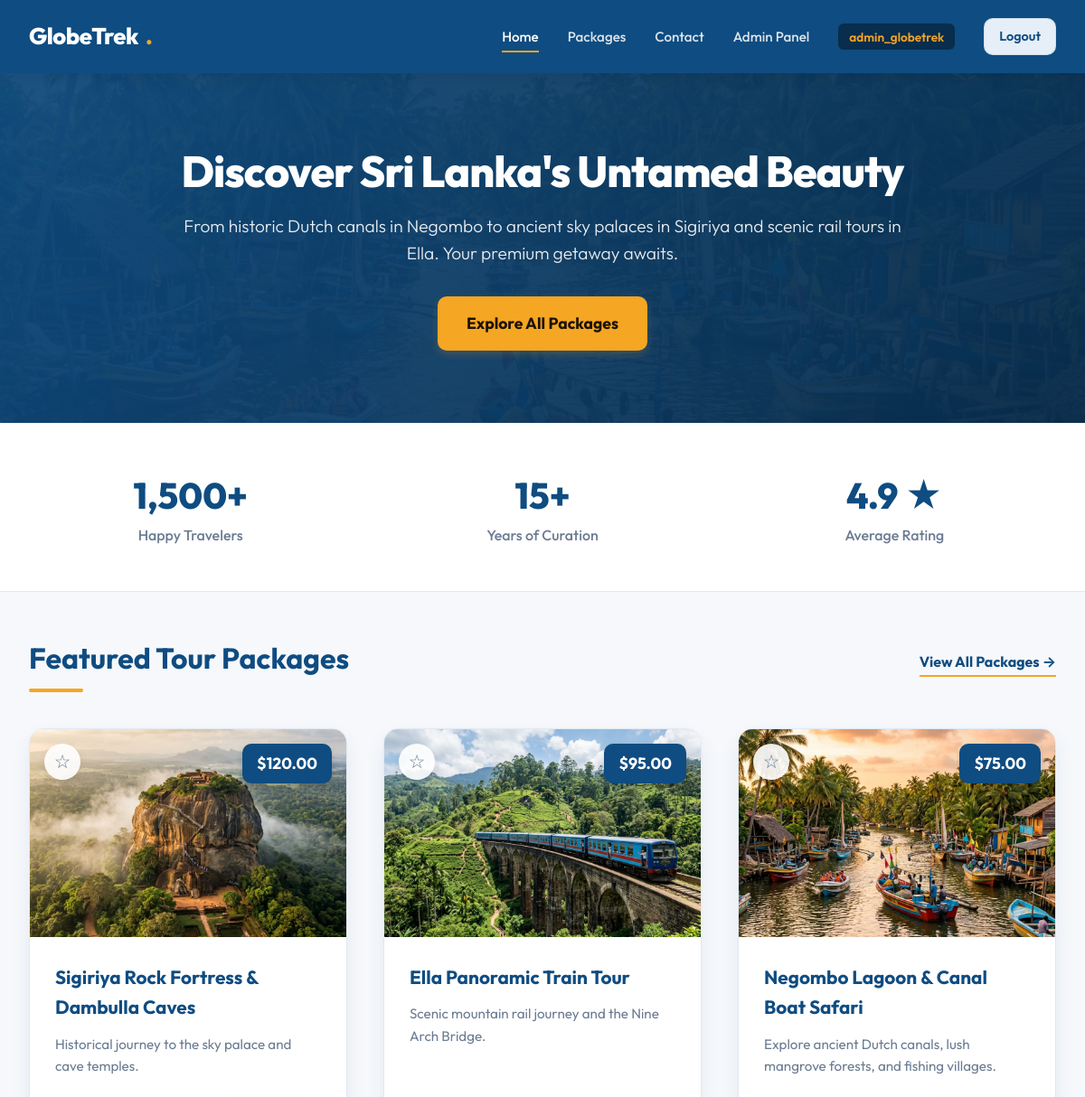
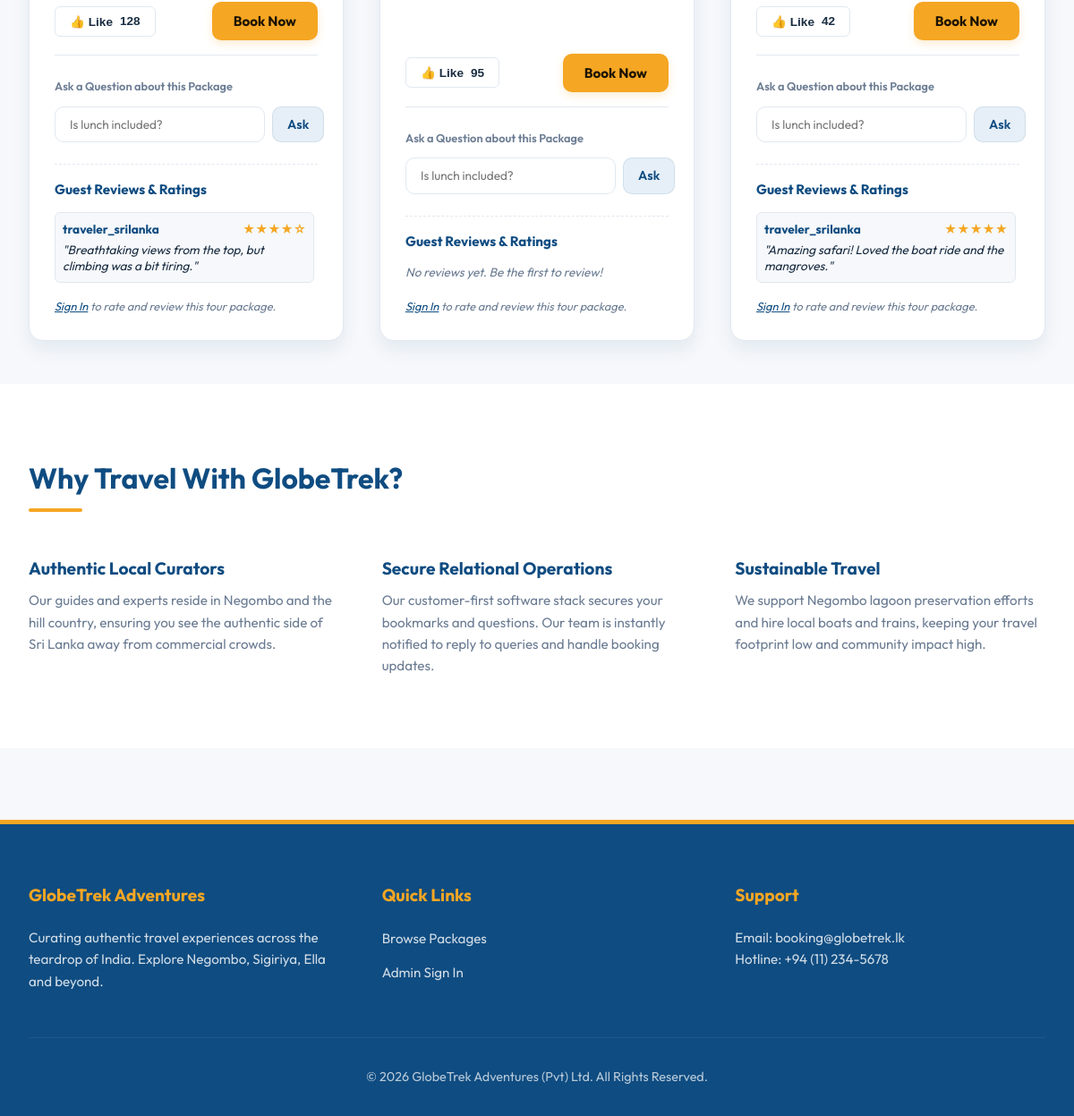
The page / (signed in) on the database its author committed (2 pictures, top to bottom).
### tables this page shows
CREATE TABLE packages (
    id INT AUTO_INCREMENT PRIMARY KEY,
    destination VARCHAR(150) NOT NULL,
    price DECIMAL(10, 2) NOT NULL,
    description TEXT NOT NULL,
    likes_count INT DEFAULT 0,
    image_url VARCHAR(255)
);

CREATE TABLE reviews (
    id INT AUTO_INCREMENT PRIMARY KEY,
    package_id INT NOT NULL,
    user_id INT NOT NULL,
    rating INT NOT NULL CHECK (rating >= 1 AND rating <= 5),
    comment_text TEXT NOT NULL,
    created_at TIMESTAMP DEFAULT CURRENT_TIMESTAMP,
    FOREIGN KEY (package_id) REFERENCES packages(id) ON DELETE CASCADE,
    FOREIGN KEY (user_id) REFERENCES users(id) ON DELETE CASCADE
);

CREATE TABLE users (
    id INT AUTO_INCREMENT PRIMARY KEY,
    role VARCHAR(50) NOT NULL CHECK (role IN ('customer', 'admin')),
    username VARCHAR(100) NOT NULL UNIQUE,
    password VARCHAR(255) NOT NULL
);

### index.php (the view, shortened to what this page needs)
<?php
require_once 'config/db.php';
try {
    $stmt = $pdo->query("SELECT * FROM packages ORDER BY likes_count DESC LIMIT 3");
    $packages = $stmt->fetchAll();
} catch (\PDOException $e) {
    die("Database query failed: " . $e->getMessage());
}
$saved_packages = [];
if (isset($_SESSION['user_id'])) {
    try {
        $stmt = $pdo->prepare("SELECT package_id FROM saved_packages WHERE user_id = ?");
        $stmt->execute([$_SESSION['user_id']]);
        $saved_packages = $stmt->fetchAll(PDO::FETCH_COLUMN);
    } catch (\PDOException $e) {
    }
}
?>
<!DOCTYPE html>
<html lang="en">
<head>
    <link rel="stylesheet" href="css/style.css">
</head>
<body>
    <header>
        <div class="nav-container">
            <a href="index.php" class="logo">GlobeTrek<span>.</span></a>
            <ul class="nav-menu">
                <li><a href="index.php" class="nav-link active">Home</a></li>
                <li><a href="packages.php" class="nav-link">Packages</a></li>
                <li><a href="contact.php" class="nav-link">Contact</a></li>
                <?php if (isset($_SESSION['role'])): ?>
                    <?php if ($_SESSION['role'] === 'customer'): ?>
                        <li><a href="dashboard.php" class="nav-link">My Dashboard</a></li>
                    <?php elseif ($_SESSION['role'] === 'admin'): ?>
                        <li><a href="admin.php" class="nav-link">Admin Panel</a></li>
                    <?php endif; ?>
                    <li><span class="user-tag"><?= htmlspecialchars($_SESSION['username']) ?></span></li>
                    <li><a href="logout.php" class="btn-secondary" style="padding: 0.5rem 1rem;">Logout</a></li>
                <?php else: ?>
                    <li><a href="login.php" class="btn-cta">Login</a></li>
                <?php endif; ?>
            </ul>
        </div>
    </header>
    <section class="hero">
        <div class="hero-content">
            <h1>Discover Sri Lanka's Untamed Beauty</h1>
            <p>From historic Dutch canals in Negombo to ancient sky palaces in Sigiriya and scenic rail tours in Ella. Your premium getaway awaits.</p>
            <a href="packages.php" class="btn-cta" style="font-size:1.1rem; padding: 1rem 2rem;">Explore All Packages</a>
        </div>
    </section>
    <section style="background-color: var(--white); border-bottom: 1px solid var(--border-color); padding: 3rem 2rem;">
        <div class="container" style="padding: 0; display: grid; grid-template-columns: repeat(auto-fit, minmax(200px, 1fr)); gap: 2rem; text-align: center;">
            <div>
                <h3 style="font-size: 2.5rem; color: var(--primary-color); font-weight: 800;">1,500+</h3>
                <p style="color: var(--text-muted); font-weight: 500;">Happy Travelers</p>
            </div>
            <div>
                <h3 style="font-size: 2.5rem; color: var(--primary-color); font-weight: 800;">15+</h3>
                <p style="color: var(--text-muted); font-weight: 500;">Years of Curation</p>
            </div>
            <div>
                <h3 style="font-size: 2.5rem; color: var(--primary-color); font-weight: 800;">4.9 ★</h3>
                <p style="color: var(--text-muted); font-weight: 500;">Average Rating</p>
            </div>
        </div>
    </section>
    <main class="container">
        <div style="display:flex; justify-content:space-between; align-items:center; margin-bottom: 2.5rem;">
            <h2 class="section-title" style="margin-bottom:0;">Featured Tour Packages</h2>
            <a href="packages.php" style="color: var(--primary-color); font-weight:700; border-bottom: 2px solid var(--accent-color); padding-bottom: 2px;">View All Packages &rarr;</a>
        </div>
        <div class="package-grid">
            <?php foreach ($packages as $pkg): ?>
                <?php
                    $is_saved = in_array($pkg['id'], $saved_packages);
                ?>
                <div class="package-card">
                    <div class="package-image-container">
                        <img class="package-image" src="<?= htmlspecialchars($pkg['image_url']) ?>" alt="<?= htmlspecialchars($pkg['destination']) ?>">
                        <div class="package-price-tag">$<?= number_format($pkg['price'], 2) ?></div>
                        <div class="package-save-tag">
                            <form method="POST" action="api/toggle-save.php" style="display: inline;">
                                <button class="btn-save <?= $is_saved ? 'saved' : '' ?>" type="submit" title="<?= $is_saved ? 'Saved to bookmarks' : 'Save for later' ?>">
                                    <span class="star-icon"><?= $is_saved ? '★' : '☆' ?></span>
                                </button>
                            </form>
                        </div>
                    </div>
                    <div class="package-content">
                        <h3 class="package-title"><?= htmlspecialchars($pkg['destination']) ?></h3>
                        <p class="package-desc"><?= htmlspecialchars($pkg['description']) ?></p>
                        <div class="package-actions">
                            <form method="POST" action="api/toggle-like.php" style="display: inline;">
                                <button class="btn-like" type="submit">
                                    <span>👍 Like</span>
                                    <span class="like-count"><?= $pkg['likes_count'] ?></span>
                                </button>
                            </form>
                            <form method="POST" action="api/book-package.php" style="display: inline;">
                                <button class="btn-cta" type="submit" onclick="this.innerHTML='Booking...';">
                                    Book Now
                                </button>
                            </form>
                        </div>
                        <form class="package-query-form" method="POST" action="api/submit-query.php">
                            <label style="font-size: 0.8rem; font-weight: 600; color: var(--text-muted);">Ask a Question about this Package</label>
                            <div class="query-input-group">
                                <input class="query-input" name="question_text" type="text" placeholder="Is lunch included?" required>
                                <button class="btn-secondary" type="submit" style="padding: 0.5rem 1rem;">Ask</button>
                            </div>
                        </form>
                        <div class="reviews-section" style="margin-top: 1.5rem; border-top: 1px dashed var(--border-color); padding-top: 1rem;">
                            <h4 style="font-size: 0.95rem; color: var(--primary-color); margin-bottom: 0.75rem;">Guest Reviews & Ratings</h4>
                            <?php
                            try {
                                $review_stmt = $pdo->prepare("SELECT r.*, u.username FROM reviews r JOIN users u ON r.user_id = u.id WHERE r.package_id = ? ORDER BY r.created_at DESC");
                                $review_stmt->execute([$pkg['id']]);
                                $reviews = $review_stmt->fetchAll();
                            } catch (\PDOException $e) {
                                $reviews = [];
                            }
                            ?>
                            <?php if (count($reviews) > 0): ?>
                                <div style="max-height: 150px; overflow-y: auto; margin-bottom: 1rem; display: flex; flex-direction: column; gap: 0.5rem; padding-right: 0.25rem;">
                                    <?php foreach ($reviews as $rev): ?>
                                        <div style="background-color: var(--bg-color); padding: 0.5rem; border-radius: var(--border-radius-sm); font-size: 0.85rem; border: 1px solid var(--border-color);">
                                            <div style="display: flex; justify-content: space-between; margin-bottom: 0.25rem;">
                                                <strong style="color: var(--primary-color);"><?= htmlspecialchars($rev['username']) ?></strong>
                                                <span style="color: var(--accent-color); font-weight: bold;"><?= str_repeat('★', $rev['rating']) ?><?= str_repeat('☆', 5 - $rev['rating']) ?></span>
                                            </div>
                                            <p style="color: var(--text-color); line-height: 1.3; font-style: italic;">"<?= htmlspecialchars($rev['comment_text']) ?>"</p>
                                        </div>
                                    <?php endforeach; ?>
                                </div>
                            <?php else: ?>
                                <p style="color: var(--text-muted); font-size: 0.85rem; font-style: italic; margin-bottom: 1rem;">No reviews yet. Be the first to review!</p>
                            <?php endif; ?>
                            <?php if (isset($_SESSION['user_id']) && $_SESSION['role'] === 'customer'): ?>
                                <form method="POST" action="api/submit-review.php" style="display: flex; flex-direction: column; gap: 0.5rem;">
                                    <input type="hidden" name="package_id" value="<?= $pkg['id'] ?>">
                                    <div style="display: flex; gap: 0.5rem; align-items: center;">
                                        <label style="font-size: 0.8rem; font-weight: 600; color: var(--text-muted); white-space: nowrap;">Your Rating:</label>
                                        <select class="form-control" name="rating" required style="padding: 0.35rem 0.5rem; font-size: 0.85rem; width: auto; height: auto;">
                                            <option value="5">5 Stars</option>
                                            <option value="4">4 Stars</option>
                                            <option value="3">3 Stars</option>
                                            <option value="2">2 Stars</option>
                                            <option value="1">1 Star</option>
                                        </select>
                                    </div>
                                    <div style="display: flex; gap: 0.5rem;">
                                        <textarea class="form-control" name="comment_text" rows="2" placeholder="Write a comment..." required style="padding: 0.5rem; font-size: 0.85rem; resize: vertical;"></textarea>
                                        <button class="btn-cta" type="submit" style="padding: 0.5rem 1rem; font-size: 0.85rem; height: fit-content;" onclick="this.innerHTML='Saving...';">Post</button>
                                    </div>
                                </form>
                            <?php else: ?>
                                <p style="color: var(--text-muted); font-size: 0.8rem; font-style: italic;"><a href="login.php" style="color: var(--primary-color); text-decoration: underline;">Sign In</a> to rate and review this tour package.</p>
                            <?php endif; ?>
                        </div>
                    </div>
                </div>
            <?php endforeach; ?>
        </div>
    </main>
    <section style="background-color: var(--white); padding: 5rem 2rem;">
        <div class="container" style="padding:0;">
            <h2 class="section-title">Why Travel With GlobeTrek?</h2>
            <div style="display: grid; grid-template-columns: repeat(auto-fit, minmax(280px, 1fr)); gap: 3rem; margin-top: 3rem;">
                <div>
                    <h4 style="color:var(--primary-color); font-size:1.2rem; font-weight:700; margin-bottom:0.5rem;">Authentic Local Curators</h4>
                    <p style="color:var(--text-muted); font-size:0.95rem;">Our guides and experts reside in Negombo and the hill country, ensuring you see the authentic side of Sri Lanka away from commercial crowds.</p>
                </div>
                <div>
                    <h4 style="color:var(--primary-color); font-size:1.2rem; font-weight:700; margin-bottom:0.5rem;">Secure Relational Operations</h4>
                    <p style="color:var(--text-muted); font-size:0.95rem;">Our customer-first software stack secures your bookmarks and questions. Our team is instantly notified to reply to queries and handle booking updates.</p>
                </div>
                <div>
                    <h4 style="color:var(--primary-color); font-size:1.2rem; font-weight:700; margin-bottom:0.5rem;">Sustainable Travel</h4>
                    <p style="color:var(--text-muted); font-size:0.95rem;">We support Negombo lagoon preservation efforts and hire local boats and trains, keeping your travel footprint low and community impact high.</p>
                </div>
            </div>
        </div>
    </section>
    <footer>
        <div class="footer-content">
            <div class="footer-section">
                <h4>GlobeTrek Adventures</h4>
                <p>Curating authentic travel experiences across the teardrop of India. Explore Negombo, Sigiriya, Ella and beyond.</p>
            </div>
            <div class="footer-section">
                <h4>Quick Links</h4>
                <ul class="footer-links">
                    <li><a href="index.php">Browse Packages</a></li>
                    <li><a href="login.php">Admin Sign In</a></li>
                </ul>
            </div>
            <div class="footer-section">
                <h4>Support</h4>
                <p>Email: booking@globetrek.lk<br>Hotline: +94 (11) 234-5678</p>
            </div>
        </div>
        <div class="footer-bottom">
            &copy; 2026 GlobeTrek Adventures (Pvt) Ltd. All Rights Reserved.
        </div>
    </footer>
</body>
</html>

### rows shown on the page
packages: image_url (picture), price "120.00", destination "Sigiriya Rock Fortress & Dambulla Caves", description "Historical journey to the sky palace and cave temples.", likes_count "128"
reviews: user.username "traveler_srilanka", rating "★★★★", rating "☆", comment_text "Breathtaking views from the top, but climbing was a bit tiring."
packages: image_url (picture), price "95.00", destination "Ella Panoramic Train Tour", description "Scenic mountain rail journey and the Nine Arch Bridge.", likes_count "95", shows "No reviews yet. Be the first to review!"
packages: image_url (picture), price "75.00", destination "Negombo Lagoon & Canal Boat Safari", description "Explore ancient Dutch canals, lush mangrove forests, and fishing villages.", likes_count "42"
reviews: user.username "traveler_srilanka", rating "★★★★★", comment_text "Amazing safari! Loved the boat ride and the mangroves."

### other values the page prints
$_SESSION['username'] "admin_globetrek"
